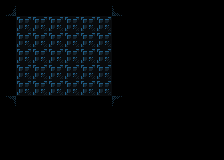

This is a level from a 2D game, rendered from its Tiled map with the project's own tilesets. A one-line summary and the complete map file follow:
An orthogonal 14x10 tile map with 16x16 px tiles, 1 tile layer (background) and 27 objects (22x tile, finish_tile, triggerable, bomb, switch, ...).

<map version="1.4" tiledversion="1.4.2" orientation="orthogonal" renderorder="right-down" width="14" height="10" tilewidth="16" tileheight="16" infinite="0" nextlayerid="6" nextobjectid="83">
 <properties>
  <property name="next_level" value="./data/levels/tmx/2-level.tmx" />
  <property name="player_bomb_count" value="0" />
 </properties>
 <tileset firstgid="1" name="newtiledsheet" tilewidth="16" tileheight="16" tilecount="171" columns="9">
  <image source="../../newtiledsheet.png" width="144" height="304" />
  <tile id="0">
   <properties>
   </properties>
  </tile>
  <tile id="1">
   <properties>
   </properties>
  </tile>
  <tile id="2">
   <properties>
   </properties>
  </tile>
  <tile id="3">
   <properties>
   </properties>
  </tile>
  <tile id="4">
   <properties>
   </properties>
  </tile>
  <tile id="9">
   <properties>
   </properties>
  </tile>
  <tile id="10">
   <properties>
   </properties>
  </tile>
  <tile id="11">
   <properties>
   </properties>
  </tile>
  <tile id="12">
   <properties>
   </properties>
  </tile>
  <tile id="13">
   <properties>
   </properties>
  </tile>
  <tile id="18">
   <properties>
   </properties>
  </tile>
  <tile id="19">
   <properties>
   </properties>
  </tile>
  <tile id="20">
   <properties>
   </properties>
  </tile>
  <tile id="27">
   <properties>
   </properties>
  </tile>
  <tile id="28">
   <properties>
   </properties>
  </tile>
  <tile id="29">
   <properties>
   </properties>
  </tile>
  <tile id="30">
   <properties>
   </properties>
  </tile>
  <tile id="31">
   <properties>
   </properties>
  </tile>
  <tile id="32">
   <properties>
   </properties>
  </tile>
  <tile id="54">
   <properties>
   </properties>
  </tile>
  <tile id="58">
   <properties>
   </properties>
  </tile>
 </tileset>
 <layer id="1" name="background" width="14" height="10">
  <data encoding="csv">
3,0,0,0,0,0,0,4,22,22,22,22,22,22,
0,19,19,19,19,19,19,0,22,22,22,22,22,22,
0,19,19,19,19,19,19,0,22,22,22,22,22,22,
0,19,19,19,19,19,19,0,22,22,22,22,22,22,
0,19,19,19,19,19,19,0,22,22,22,22,22,22,
0,19,19,19,19,19,19,0,22,22,22,22,22,22,
12,0,0,0,0,0,0,13,22,22,22,22,22,22,
22,22,22,22,22,22,22,22,22,22,22,22,22,22,
22,22,22,22,22,22,22,22,22,22,22,22,22,22,
22,22,22,22,22,22,22,22,22,22,22,22,22,22
</data>
 </layer>
 <objectgroup id="4" name="objects">
  <object id="35" name="wall" type="tile" gid="10" x="16" y="112" width="16" height="16" />
  <object id="36" name="wall" type="tile" gid="10" x="32" y="112" width="16" height="16" />
  <object id="37" name="wall" type="tile" gid="10" x="48" y="112" width="16" height="16" />
  <object id="38" name="wall" type="tile" gid="10" x="64" y="112" width="16" height="16" />
  <object id="39" name="wall" type="tile" gid="10" x="80" y="112" width="16" height="16" />
  <object id="40" name="wall" type="tile" gid="1" x="32" y="16" width="16" height="16" />
  <object id="41" name="wall" type="tile" gid="1" x="16" y="16" width="16" height="16" />
  <object id="42" name="wall" type="tile" gid="1" x="48" y="16" width="16" height="16" />
  <object id="43" name="wall" type="tile" gid="1" x="64" y="16" width="16" height="16" />
  <object id="44" name="wall" type="tile" gid="1" x="64" y="16" width="16" height="16" />
  <object id="45" name="wall" type="tile" gid="1" x="80" y="16" width="16" height="16" />
  <object id="46" name="wall" type="tile" gid="1" x="96" y="16" width="16" height="16" />
  <object id="47" name="wall" type="tile" gid="2" x="112" y="32" width="16" height="16" />
  <object id="49" name="wall" type="tile" gid="2" x="112" y="64" width="16" height="16" />
  <object id="50" name="wall" type="tile" gid="2" x="112" y="80" width="16" height="16" />
  <object id="51" name="wall" type="tile" gid="2" x="112" y="96" width="16" height="16" />
  <object id="52" name="wall" type="tile" gid="10" x="96" y="112" width="16" height="16" />
  <object id="63" name="wall" type="tile" gid="11" x="0" y="32" width="16" height="16" />
  <object id="64" name="wall" type="tile" gid="11" x="0" y="48" width="16" height="16" />
  <object id="70" name="finish" type="finish_tile" gid="33" x="128" y="48" width="16" height="16" />
  <object id="71" name="wall" type="tile" gid="11" x="0" y="96" width="16" height="16" />
  <object id="73" name="laser" type="triggerable" gid="14" x="112" y="48" width="16" height="16">
   <properties>
    <property name="triggered_id" type="int" value="1" />
   </properties>
  </object>
  <object id="74" name="wall" type="tile" gid="11" x="0" y="64" width="16" height="16" />
  <object id="75" name="wall" type="tile" gid="11" x="0" y="80" width="16" height="16" />
  <object id="78" name="bomb" type="bomb" gid="38" x="32" y="64" width="16" height="16">
   <properties>
    <property name="lifespan" type="int" value="4" />
   </properties>
  </object>
  <object id="79" name="switch" type="switch" gid="34" x="32" y="96" width="16" height="16">
   <properties>
    <property name="state" type="int" value="1" />
    <property name="triggers" type="int" value="1" />
   </properties>
  </object>
  <object id="82" name="player" type="actor" gid="46" x="16" y="32" width="16" height="16" />
 </objectgroup>
</map>
